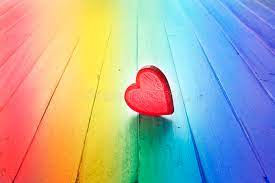
#> input picture OPENCV/OpenCV Scripts/Basic/Photos/test_image.jfif, 275 x 183 px, found by its file name
$ python contour_detection.py
#> lines starting #> are read from the running program, lines starting #| are printed output that depends on the picture; after the words box and inside, x2 and y2 are one past the last pixel; in counts of white or black regions, pixels touching at a corner belong together
from xml.dom import HierarchyRequestErr
import cv2 as cv
from cv2 import RETR_LIST
import numpy as np

img=cv.imread("Photos/test_image.JFIF")
#> img is the input picture: shape (183, 275, 3); mean B, G, R 162, 169.7, 169.2
#cv.imshow("Image",img)
gray=cv.cvtColor(img,cv.COLOR_BGR2GRAY)
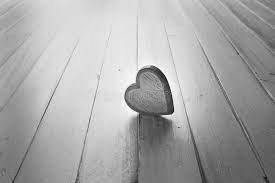
#> gray: shape (183, 275); min 19, max 254, mean 168.7
cv.imshow('Grayscale_image',gray)
canny=cv.Canny(img,125,175)
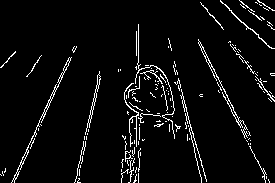
#> canny: shape (183, 275); 4.8% white in thin lines or dots
cv.imshow('Canny_edges',canny)
contours, hierarchies = cv.findContours(canny, RETR_LIST,cv.CHAIN_APPROX_NONE)
#> contours = 190 contours, 180 with area under 20; largest, box (x1, y1, x2, y2) and area: (11, 57, 72, 183) 188, (198, 39, 248, 139) 152, (85, 71, 101, 135) 91, (220, 0, 275, 49) 41, (227, 100, 236, 116) 34
print(len(contours))
#| 190
#Threshold images are converted to binary format
ret,thresh=cv.threshold(gray,125,255,cv.THRESH_BINARY)
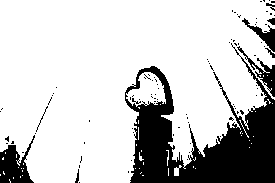
#> thresh: shape (183, 275); 78.7% white; 92 black regions (84 under 20 px), largest, box (x1, y1, x2, y2) and area: (125, 43, 275, 183) 8707, (0, 135, 35, 183) 883, (237, 46, 275, 97) 419
cv.imshow("Thresh",thresh)

cv.waitKey(0)
